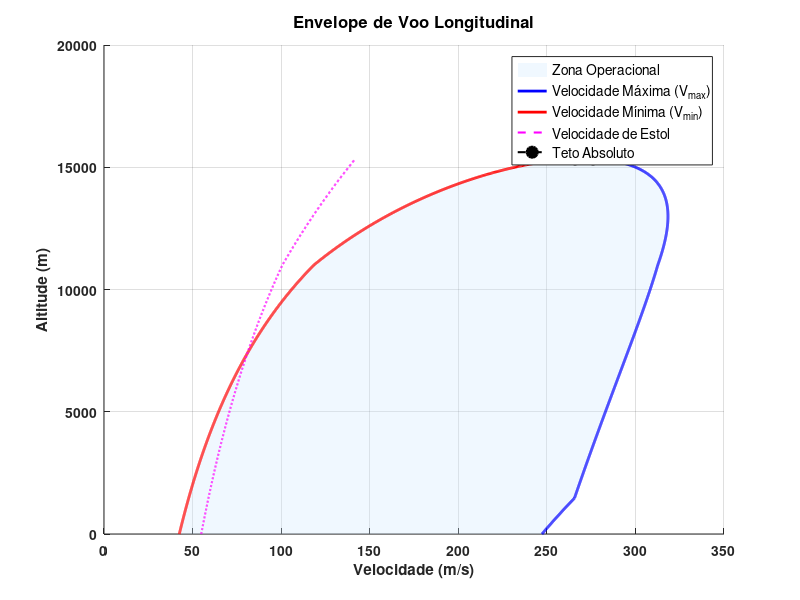

This chart was generated by the following MATLAB code:
%Trabalho Final - Desempenho
%Parte 2 - Análise de Envelope em Voo de cruzeiro
%Exercício 4: Envelope em Voo

function Ex4teste()
    %% Dados Básicos
    m_total = 33100;             % Massa total [kg]
    W_total = m_total * 9.81;    % Peso total [N]

    %% Características Aerodinâmicas p/ flap recolhido
    S = 88;                      % Área da asa [m²]
    CL_max = 2.0;                % Coef. de sustentação máximo
    CD0 = 0.015;                 % Coef. de arrasto parasita
    k = 0.05;                    % Fator de arrasto induzido

    %% Propulsão
    T0_single = 27800;           % Tração por motor [N]
    n_engines = 2;               % Número de motores
    delta_T = 1.0;               % Fator de manete (100%)

    n_rho = 0.6;                 % (dado na eq. de tração por motor) Parâmetro empírico para a modelagem da diminuição da tração máxima (F_max) com a altitude em modelos simplificados de envelope de voo.
    %depende do motor utilizado, ex: Pistão 0.7/0.8 ou Turboélice simples 0.8/0.9 ou Turbojato	1.0

    F_max = T0_single * n_engines * delta_T;  % Tração máxima total ao nível do mar [N]

    %% Parâmetros
    Vmo_SL = 247.22;             % Velocidade máxima operacional 890km/h (nível do mar) [m/s]
    rho0 = 1.225;                % Densidade ao nível do mar [kg/m³]
    precisao_H = 10;            % Incremento de altitude [m]

    %% Geração do envelope
    plot_envelope_voo_cruzeiro(m_total, k, S, CD0, F_max, rho0, n_rho, CL_max, Vmo_SL, precisao_H);
end

function plot_envelope_voo_cruzeiro(m, k, S, Cd0, F_max, rho0, n_rho, CL_max, Vmo_SL, precisao_H)
    g = 9.81;
    
    % Determinar o teto absoluto
    Tmin = 2 * m * g * sqrt(k * Cd0);
    rho_teto = rho0 * (Tmin / F_max)^(1 / n_rho);
    H_teto = fzero(@(H) atmosferaISA(H) - rho_teto, 10000);
    H_vec = 0:precisao_H:ceil(H_teto);

    % Inicialização de vetores
    n = length(H_vec);
    V_min_vec = zeros(1, n);
    V_max_vec = zeros(1, n);
    V_estol_vec = zeros(1, n);

    % Cálculo das velocidades em cada altitude
    for i = 1:n
        H_i = H_vec(i);
        rho = atmosferaISA(H_i);

        % Estol
        V_estol_vec(i) = sqrt(2 * m * g / (rho * S * CL_max));

        % Velocidades mínima e máxima possíveis em cruzeiro permanente
        [Vmin, Vmax] = V_min_max_cruzeiro(m, H_i, S, Cd0, k, F_max, rho0, n_rho);
        Vmo = Vmo_SL * sqrt(rho0 / rho); % Limite por Vmo
        V_min_vec(i) = Vmin;
        V_max_vec(i) = min(Vmax, Vmo);
    end

    % Plot
    figure('Name','Envelope de Voo Longitudinal de Cruzeiro');
    hold on; grid on;

    % Área preenchida do envelope (opcional - pode manter ou remover)
    fill([V_min_vec fliplr(V_max_vec)], [H_vec fliplr(H_vec)], [0.8 0.9 1], 'EdgeColor','none', 'FaceAlpha',0.3, 'DisplayName', 'Zona Operacional');

    % Curva de V_max em azul escuro
    plot(V_max_vec, H_vec, 'b-', 'LineWidth', 2, 'DisplayName', 'Velocidade Máxima (V_{max})');

    % Curva de V_min em vermelho escuro
    plot(V_min_vec, H_vec, 'r-', 'LineWidth', 2, 'DisplayName', 'Velocidade Mínima (V_{min})');

    % Curva de estol em magenta
    plot(V_estol_vec, H_vec, 'm--', 'LineWidth', 1.5, 'DisplayName', 'Velocidade de Estol');

    % Teto absoluto
    plot([V_min_vec(end) V_max_vec(end)], [H_vec(end) H_vec(end)], 'ko--', 'LineWidth', 1.5, 'MarkerSize', 8, 'MarkerFaceColor','k', 'DisplayName', 'Teto Absoluto');
    text(mean([V_min_vec(end), V_max_vec(end)]), H_vec(end), sprintf('Teto: %.0f m', H_vec(end)), ...
    'VerticalAlignment', 'bottom', 'HorizontalAlignment', 'center', 'FontWeight', 'bold');

    % Configurações do gráfico
    xlabel('Velocidade (m/s)', 'FontWeight', 'bold');
    ylabel('Altitude (m)', 'FontWeight', 'bold');
    title('Envelope de Voo Longitudinal', 'FontSize', 12, 'FontWeight', 'bold');
    legend('Location', 'best', 'FontSize', 10);
    set(gca, 'FontWeight', 'bold');
    hold off;

    % Impressão dos resultados finais
    fprintf('Teto absoluto de voo: %.2f metros\n', H_vec(end));
    fprintf('Velocidade máxima alcançável: %.2f m/s\n', max(V_max_vec));
    fprintf('Densidade no teto (rho_teto): %.6f kg/m³\n', rho_teto);
end

function [V_min, V_max] = V_min_max_cruzeiro(m, H, S, Cd0, k, F_max, rho0, n_rho)
    rho = atmosferaISA(H);
    g = 9.81;
    a = 0.5 * rho * S * Cd0;
    b = -F_max * (rho / rho0)^n_rho;
    c = 2 * k * (m * g)^2 / (rho * S);
    raizes = roots([a, b, c]);
    raizes_reais = raizes(imag(raizes) == 0 & real(raizes) > 0);
    V_roots = sqrt(real(raizes_reais));
    V_min = min(V_roots);
    V_max = max(V_roots);
end

function [rho, T, p] = atmosferaISA(H) %exercício 1
    % Constantes
    R = 287;                % Constante dos gases [J/kg·K]
    g = 9.80665;            % Gravidade [m/s²]
    rho_SL = 1.225;         % Densidade ao nível do mar [kg/m³]
    T_SL = 15 + 273.15;     % Temperatura ao nível do mar [K] = 15°C
    gradT = -6.5 / 1000;    % Gradiente térmico da troposfera [K/m]

    if H <= 11000  % Troposfera
        T = T_SL + gradT * H;
        rho = rho_SL * (1 + (gradT * H)/T_SL)^(-g/(R * gradT) - 1);
        p = rho * R * T;
    else  % Estratosfera até 20.000 m
        T11 = T_SL + gradT * 11000;
        rho_11 = atmosferaISA(11000); % Chama a função para obter a densidade a 11.000 m
        T = T11;
        rho = rho_11 * exp(-g * (H - 11000)/(R * T11));
        p = rho * R * T;
    end
end
